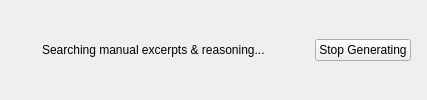
          <widget class="QFrame" name="typingCard">
           <property name="role" stdset="0">
            <string notr="true">typingCard</string>
           </property>
           <property name="visible">
            <bool>false</bool>
           </property>
           <layout class="QHBoxLayout" name="typingLayout" stretch="0,0,1,0">
            <property name="spacing">
             <number>10</number>
            </property>
            <property name="leftMargin">
             <number>16</number>
            </property>
            <property name="topMargin">
             <number>10</number>
            </property>
            <property name="rightMargin">
             <number>16</number>
            </property>
            <property name="bottomMargin">
             <number>10</number>
            </property>
            <item>
             <widget class="QLabel" name="typingIcon">
              <property name="pixmap">
               <pixmap>icons/clock__00FF85__16.svg</pixmap>
              </property>
              <property name="alignment">
               <set>Qt::AlignCenter</set>
              </property>
              <property name="minimumSize">
               <size>
                <width>16</width>
                <height>16</height>
               </size>
              </property>
              <property name="maximumSize">
               <size>
                <width>16</width>
                <height>16</height>
               </size>
              </property>
             </widget>
            </item>
            <item>
             <widget class="QLabel" name="typingLabel">
              <property name="text">
               <string>Searching manual excerpts &amp; reasoning...</string>
              </property>
              <property name="role" stdset="0">
               <string notr="true">badgeOk</string>
              </property>
             </widget>
            </item>
            <item>
             <spacer name="typingSpacer">
              <property name="orientation">
               <enum>Qt::Horizontal</enum>
              </property>
              <property name="sizeHint" stdset="0">
               <size>
                <width>40</width>
                <height>20</height>
               </size>
              </property>
             </spacer>
            </item>
            <item>
             <widget class="QPushButton" name="btnStopGenerating">
              <property name="text">
               <string>Stop Generating</string>
              </property>
              <property name="kind" stdset="0">
               <string notr="true">danger</string>
              </property>
              <property name="cursor">
               <cursorShape>PointingHandCursor</cursorShape>
              </property>
              <property name="icon">
               <iconset>icons/square__ffffff.svg<normaloff>icons/square__ffffff.svg</normaloff>
               </iconset>
              </property>
              <property name="iconSize">
               <size>
                <width>12</width>
                <height>12</height>
               </size>
              </property>
             </widget>
            </item>
           </layout>
          </widget>
